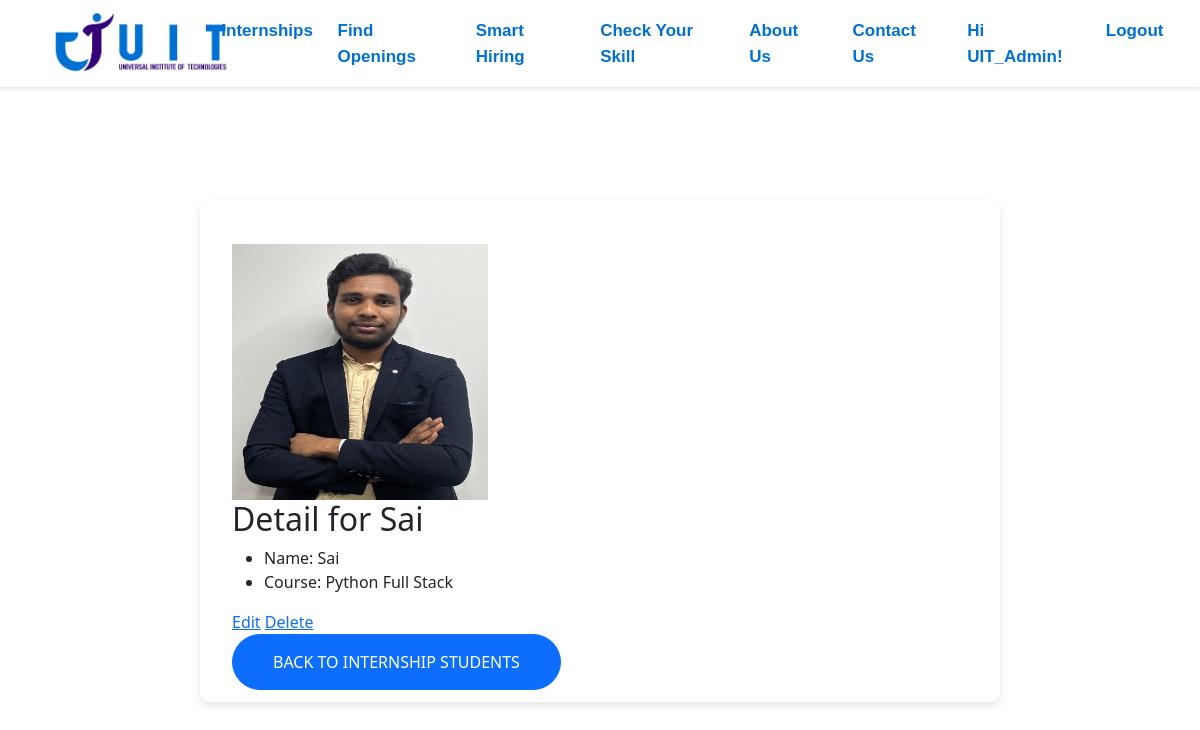
The page /adminpanel/interns_detail/1/ (signed in) on the database its author committed.
### uitech/models.py (models this page shows, shortened)
class InternshipStudents(models.Model):
    full_name = models.CharField(max_length=100, verbose_name='Full Name')
    course = models.CharField(max_length=100)
    profile_pic = models.ImageField(upload_to='profile_images/', null=True, blank=True, verbose_name='Profile Picture')

### adminpanel/views.py (the view)
# urls.py: path('interns_detail/<int:pk>/', InternsDetailView.as_view(), name='interns_detail'),
class InternsDetailView(LoginRequiredMixin, DetailView):
    model = InternshipStudents
    template_name = 'adminpanel/interns_detail.html'
    context_object_name = 'interns_data'

### adminpanel/templates/adminpanel/interns_detail.html
{% extends 'adminpanel/base_without_footer.html' %}
{% block content %}
<div class="admin-section">
    <div class="container mt-4 mb-5">
        {% if interns_data.profile_pic %}
            <img class="profile_pic" src="{{ interns_data.profile_pic.url }}" alt="Profile Picture"/>
        {% else %}
            <img src="{% static 'uitech/uitimg/hr.jpeg' %}" alt="Profile Picture"/>
        {% endif %}
        <h2>Detail for {{ interns_data.full_name }}</h2>
        <ul>
        <li>Name: {{ interns_data.full_name }}</li>
        <li>Course: {{ interns_data.course }}</li>
        </ul>
        <div>
            <a href="{% url 'adminpanel:edit_intern' interns_data.pk %}">Edit</a>
            <a href="{% url 'adminpanel:delete_intern' interns_data.pk %}">Delete</a>
        </div>
        <a href="{% url 'adminpanel:interns_list' %}" class="btn btn-primary">Back to Internship Students</a>
    </div>
</div>
{% endblock %}

### adminpanel/templates/adminpanel/base_without_footer.html (shortened to what this page needs)
<!DOCTYPE html>
<html lang="en">
<head>
  <link rel="stylesheet" href="{% static 'adminpanel/css/admin.css' %}">
  <link rel="stylesheet" href="{% static 'uitech/css/index.css' %}">
  <link rel="stylesheet" href="https://cdn.jsdelivr.net/npm/bootstrap@5.3.3/dist/css/bootstrap.min.css">
  <link rel="stylesheet" href="{% static 'uitech/css/review.css' %}">
  <link rel="stylesheet" href="{% static 'adminpanel/css/login.css' %}">
  <link rel='stylesheet' href='https://use.fontawesome.com/releases/v5.2.0/css/all.css'>
  <link rel='stylesheet' href='https://use.fontawesome.com/releases/v5.2.0/css/fontawesome.css'>
</head>
<body>
  <nav class="navbar navbar-expand-lg sticky-top transparent scrolled white-bg-nav {% if user.is_authenticated %}logged-in{% endif %}">
    <div class="container-fluid" id="navfront">
      <a href="{% url 'uitech:index' %}" class="navbar-brand">
        <img src="{% static 'uitech/uitimg/logo.png' %}" alt="Logo">
      </a>
      <div class="collapse navbar-collapse" id="navbarSupportedContent">
        <ul class="navbar-nav ms-auto mb-2 mb-lg-0">
          <li class="nav-item">
            <a class="nav-link active" href="{% url 'uitech:internships' %}">Internships</a>
          </li>
          <li class="nav-item">
            <a class="nav-link active" href="{% url 'uitech:find_openings' %}">Find Openings</a>
          </li>
          <li class="nav-item">
            <a class="nav-link active" href="{% url 'uitech:smart_hiring' %}">Smart Hiring</a>
          </li>
          <li class="nav-item">
            <a class="nav-link active" href="{% url 'uitech:check_your_skill' %}">Check Your Skill</a>
          </li>
          <li class="nav-item">
            <a class="nav-link active" href="{% url 'uitech:about_us' %}">About Us</a>
          </li>
          <li class="nav-item">
            <a class="nav-link active" href="{% url 'uitech:contact_us' %}">Contact Us</a>
          </li>
          {% if user.is_authenticated %}
          <li class="nav-item">
            <a class="nav-link active"  href="{% url 'adminpanel:admin_dashboard' %}">Hi {{ user.username }}!</a>
          </li>
          <li class="nav-item">
            <form method="post" action="{% url 'adminpanel:logout' %}">
              <button type="submit" class="logout-btn">Logout</button>
          </form>
          </li>
          {% endif %}
        </ul>
      </div>
    </div>
  </nav>
{% block content %}
{% endblock %}
</body>
</html>

### adminpanel/static/adminpanel/css/admin.css (style rules this page uses)
body { font-family: 'Segoe UI', Tahoma, Geneva, Verdana, sans-serif; background-color: #f4f7fc; margin: 0; padding: 20px; }
.admin-section { max-width: 800px; margin: 0 auto; margin-bottom: 20px; padding: 20px; background-color: #ffffff; border-radius: 10px; box-shadow: 0 4px 10px rgba(0, 0, 0, 0.1); margin-top: 200px; }
.profile_pic { width: 256px; height: 256px; }

### uitech/static/uitech/css/index.css (style rules this page uses)
.navbar { overflow: hidden; }
html, body { margin: 0; padding: 0; overflow-x: hidden; }
.container-fluid { padding-left: 0; padding-right: 0; }
.navbar { width: 100%; }
#navbarSupportedContent { margin-right: 200px; }
.navbar.logged-in #navbarSupportedContent { margin-right: 100px; }
@media (min-width:992px) and (max-width:1250px) { #navbarSupportedContent { margin-right: 40px; } }
@media (min-width:992px) and (max-width:1250px) { .navbar.logged-in #navbarSupportedContent { margin-right: 0; } }
@media (min-width:992px) and (max-width:1250px) { .navbar-brand img { width: 120px; } }
.navbar.transparent { background-color: transparent; position: absolute; top: 0; left: 0; width: 100%; transition: background-color 0.5s ease-in-out; }
.navbar.transparent .nav-item a { color: white !important; }
.navbar.white-bg-nav .nav-item a { color: #0070d2 !important; }
.navbar.scrolled { background-color: white; position: fixed; top: 0; left: 0; width: 100%; box-shadow: 0 2px 4px rgba(0, 0, 0, 0.1); }
.navbar.scrolled .nav-item a { color: #0070d2 !important; }
.navbar-brand img { height: auto; margin-left: 40px; width: 180px; max-width: 100%; }
.nav-item { padding-right: 30px; position: relative; overflow: hidden; }
.nav-item a { display: inline-block; padding: 10px; font-size: 17px; font-family: 'Gill Sans', 'Gill Sans MT', Calibri, 'Trebuchet MS', sans-serif; font-weight: 500; font-weight: bold; transition: color 0.3s ease; position: relative; z-index: 1; }
.nav-item a::before { content: ''; position: absolute; bottom: 0; left: 0; width: 100%; height: 3px; background-color: #330077; transform: scaleX(0); transition: transform 0.3s ease; z-index: -1; }
.nav-item button { display: inline-block; padding: 10px; font-size: 17px; font-family: 'Gill Sans', 'Gill Sans MT', Calibri, 'Trebuchet MS', sans-serif; font-weight: bold; transition: color 0.3s ease; position: relative; z-index: 1; color: #0070d2; text-decoration: none; background-color: transparent; border: none; cursor: pointer; }
.nav-item button::before { content: ''; position: absolute; bottom: 0; left: 0; width: 100%; height: 3px; background-color: #330077; transform: scaleX(0); transition: transform 0.3s ease; z-index: -1; }
@media (max-width: 1250px) { .nav-item { font-weight: 600; } }
.btn:link, .btn:visited { text-transform: uppercase; text-decoration: none; padding: 15px 40px; display: inline-block; border-radius: 100px; transition: all .2s; position: absolute; }
.btn::after { content: ""; display: inline-block; height: 100%; width: 100%; border-radius: 100px; position: absolute; top: 0; left: 0; z-index: -1; transition: all .4s; }

### rows shown on the page
InternshipStudents: profile_pic (picture), full_name "Sai", course "Python Full Stack"

### other values the page prints
{{ user.username }} "UIT_Admin"
